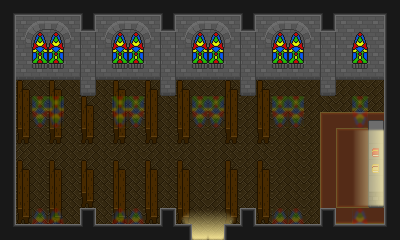

The image is a tile-based game level rendered from a .tmx file. Its description and source (layers, tilesets, objects; grid data summarised) follow:
An orthogonal 25x15 tile map with 16x16 px tiles, 7 tile layers (ground1, walls1, objects1, shadows1, ...) and 76 objects (30x animatedObject, 14x person, 2x warpField, 2x startField).

<map version="1.2" tiledversion="1.2.4" orientation="orthogonal" renderorder="right-down" width="25" height="15" tilewidth="16" tileheight="16" infinite="0" nextlayerid="14" nextobjectid="93">
 <properties>
  <property name="musicIndex" type="int" value="2" />
  <property name="musicType" value="town" />
 </properties>
 <tileset firstgid="1" name="limbusdev_world2" tilewidth="16" tileheight="16" tilecount="4096" columns="64">
  <image source="../spritesheets/limbusdev_world2.png" width="1024" height="1024" />
 </tileset>
 <layer id="1" name="ground1" width="25" height="15">
  <data>[375 cells, 375 non-empty, 4 distinct tile ids]</data>
 </layer>
 <layer id="2" name="walls1" width="25" height="15">
  <data>[375 cells, 186 non-empty, 24 distinct tile ids]</data>
 </layer>
 <layer id="3" name="objects1" width="25" height="15">
  <data>[375 cells, 9 non-empty, 6 distinct tile ids]</data>
 </layer>
 <objectgroup id="4" name="animatedObjects1" />
 <objectgroup id="5" name="people1">
  <object id="29" name="person" type="person" x="352" y="160" width="16" height="16">
   <properties>
    <property name="male" type="bool" value="true" />
    <property name="path" value="WSTOP,WSTOP,WSTOP,NSTOP,N,W,WSTOP,SSTOP,SSTOP,S,S,SSTOP,ESTOP,ESTOP,ESTOP,E,S,N,N,ESTOP,ESTOP,ESTOP" />
    <property name="personName" value="person_253_1_name" />
    <property name="spriteIndex" type="int" value="8" />
    <property name="static" type="bool" value="false" />
    <property name="text" value="person_253_1_text" />
    <property name="trigger" value="sequence_253_1" />
   </properties>
  </object>
  <object id="80" name="person" type="person" x="256" y="112" width="16" height="16">
   <properties>
    <property name="male" type="bool" value="false" />
    <property name="path" value="ESTOP" />
    <property name="spriteIndex" type="int" value="0" />
    <property name="static" type="bool" value="true" />
    <property name="text" value="person_253_4_text" />
   </properties>
  </object>
  <object id="81" name="person" type="person" x="256" y="96" width="16" height="16">
   <properties>
    <property name="male" type="bool" value="true" />
    <property name="path" value="ESTOP" />
    <property name="spriteIndex" type="int" value="6" />
    <property name="static" type="bool" value="true" />
    <property name="text" value="person_253_5_text" />
   </properties>
  </object>
  <object id="82" name="person" type="person" x="256" y="176" width="16" height="16">
   <properties>
    <property name="male" type="bool" value="true" />
    <property name="path" value="ESTOP" />
    <property name="spriteIndex" type="int" value="6" />
    <property name="static" type="bool" value="true" />
    <property name="text" value="person_253_3_text" />
   </properties>
  </object>
  <object id="83" name="person" type="person" x="256" y="192" width="16" height="16">
   <properties>
    <property name="male" type="bool" value="true" />
    <property name="path" value="ESTOP" />
    <property name="spriteIndex" type="int" value="1" />
    <property name="static" type="bool" value="true" />
    <property name="text" value="person_253_2_text" />
   </properties>
  </object>
  <object id="84" name="person" type="person" x="224" y="96" width="16" height="16">
   <properties>
    <property name="male" type="bool" value="true" />
    <property name="path" value="ESTOP" />
    <property name="spriteIndex" type="int" value="3" />
    <property name="static" type="bool" value="true" />
    <property name="text" value="person_253_6_text" />
   </properties>
  </object>
  <object id="85" name="person" type="person" x="224" y="192" width="16" height="16">
   <properties>
    <property name="male" type="bool" value="true" />
    <property name="path" value="ESTOP" />
    <property name="spriteIndex" type="int" value="7" />
    <property name="static" type="bool" value="true" />
    <property name="text" value="person_253_7_text" />
   </properties>
  </object>
  <object id="86" name="person" type="person" x="176" y="96" width="16" height="16">
   <properties>
    <property name="male" type="bool" value="true" />
    <property name="path" value="ESTOP" />
    <property name="spriteIndex" type="int" value="5" />
    <property name="static" type="bool" value="true" />
    <property name="text" value="person_253_9_text" />
   </properties>
  </object>
  <object id="87" name="person" type="person" x="176" y="112" width="16" height="16">
   <properties>
    <property name="male" type="bool" value="true" />
    <property name="path" value="ESTOP" />
    <property name="spriteIndex" type="int" value="7" />
    <property name="static" type="bool" value="true" />
    <property name="text" value="person_253_8_text" />
   </properties>
  </object>
  <object id="88" name="person" type="person" x="144" y="176" width="16" height="16">
   <properties>
    <property name="male" type="bool" value="true" />
    <property name="name" value="person_253_1_name" />
    <property name="path" value="ESTOP" />
    <property name="spriteIndex" type="int" value="7" />
    <property name="static" type="bool" value="true" />
    <property name="text" value="person_253_1_text" />
   </properties>
  </object>
  <object id="89" name="person" type="person" x="144" y="96" width="16" height="16">
   <properties>
    <property name="male" type="bool" value="true" />
    <property name="name" value="person_253_1_name" />
    <property name="path" value="ESTOP" />
    <property name="spriteIndex" type="int" value="2" />
    <property name="static" type="bool" value="true" />
    <property name="text" value="person_253_1_text" />
   </properties>
  </object>
  <object id="90" name="person" type="person" x="144" y="112" width="16" height="16">
   <properties>
    <property name="male" type="bool" value="true" />
    <property name="name" value="person_253_1_name" />
    <property name="path" value="ESTOP" />
    <property name="spriteIndex" type="int" value="1" />
    <property name="static" type="bool" value="true" />
    <property name="text" value="person_253_1_text" />
   </properties>
  </object>
  <object id="91" name="person" type="person" x="112" y="192" width="16" height="16">
   <properties>
    <property name="male" type="bool" value="true" />
    <property name="name" value="person_253_1_name" />
    <property name="path" value="ESTOP" />
    <property name="spriteIndex" type="int" value="4" />
    <property name="static" type="bool" value="true" />
    <property name="text" value="person_253_1_text" />
   </properties>
  </object>
  <object id="92" name="person" type="person" x="80" y="112" width="16" height="16">
   <properties>
    <property name="male" type="bool" value="true" />
    <property name="name" value="person_253_1_name" />
    <property name="path" value="ESTOP" />
    <property name="spriteIndex" type="int" value="6" />
    <property name="static" type="bool" value="true" />
    <property name="text" value="person_253_1_text" />
   </properties>
  </object>
 </objectgroup>
 <layer id="6" name="shadows1" width="25" height="15">
  <data>[375 cells, 375 non-empty, 1 distinct tile ids]</data>
 </layer>
 <layer id="7" name="shadows2" width="25" height="15">
  <data>[375 cells, 2 non-empty, 2 distinct tile ids]</data>
 </layer>
 <layer id="8" name="lights1" width="25" height="15">
  <data>[375 cells, 70 non-empty, 18 distinct tile ids]</data>
 </layer>
 <objectgroup id="9" name="animatedObjects2" visible="0">
  <!-- 30 objects omitted --></objectgroup>
 <layer id="10" name="tops1" width="25" height="15">
  <data>[375 cells, 82 non-empty, 14 distinct tile ids]</data>
 </layer>
 <objectgroup id="11" name="colliderWalls1" visible="0">
  <!-- 28 objects omitted --></objectgroup>
 <objectgroup id="12" name="triggers1" visible="0">
  <!-- 4 objects omitted --></objectgroup>
 <objectgroup id="13" name="descriptions1" />
</map>
<!-- 62 of 76 objects omitted -->
